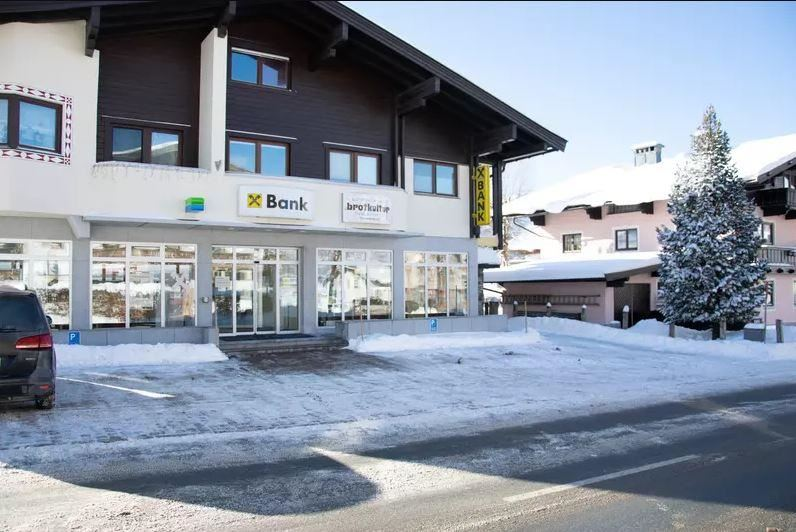
#> input picture digital_image_processing/notebooks/bank.jpeg, 796 x 532 px, found by its file name
$ jupyter execute --allow-errors point_operations.ipynb
#> lines starting #> are read from the running program, lines starting #| are printed output that depends on the picture; after the words box and inside, x2 and y2 are one past the last pixel; in counts of white or black regions, pixels touching at a corner belong together
<a href="https://colab.research.google.com/github/leinaxd/NOTES/blob/main/digital_image_processing/notebooks/point_operations.ipynb" target="_parent"></a>

[cell 1]
import matplotlib.pyplot as plt
import numpy as np
import urllib.request

[cell 2]
url = "https://github.com/leinaxd/NOTES/raw/main/digital_image_processing/notebooks/bank.jpeg"
with urllib.request.urlopen(url) as url:
    img = plt.imread(url, format='jpg')
#> img is the input picture: shape (532, 796, 3); mean R, G, B 137.7, 146.9, 160.7
plt.imshow(img)
plt.axis('off')

print(img.shape)
#| (532, 796, 3)

[cell 3]
r_mask = img[:, :, 0]
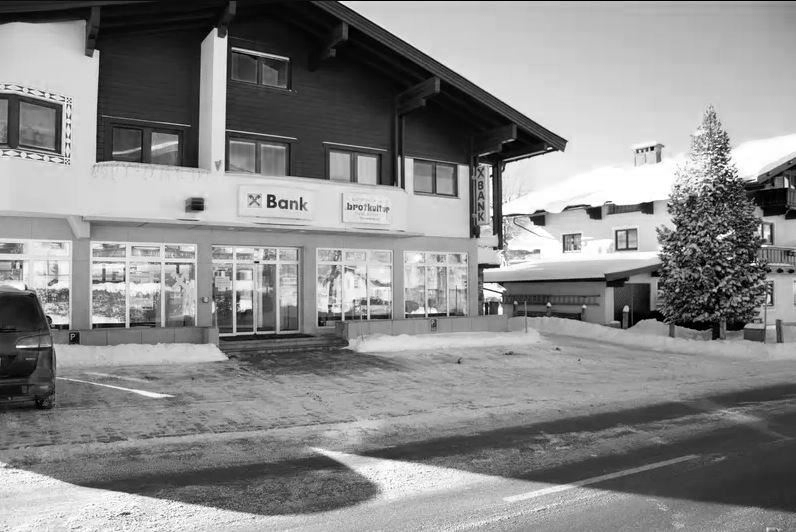
#> r_mask: shape (532, 796); min 0, max 255, mean 137.7
g_mask = img[:, :, 1]
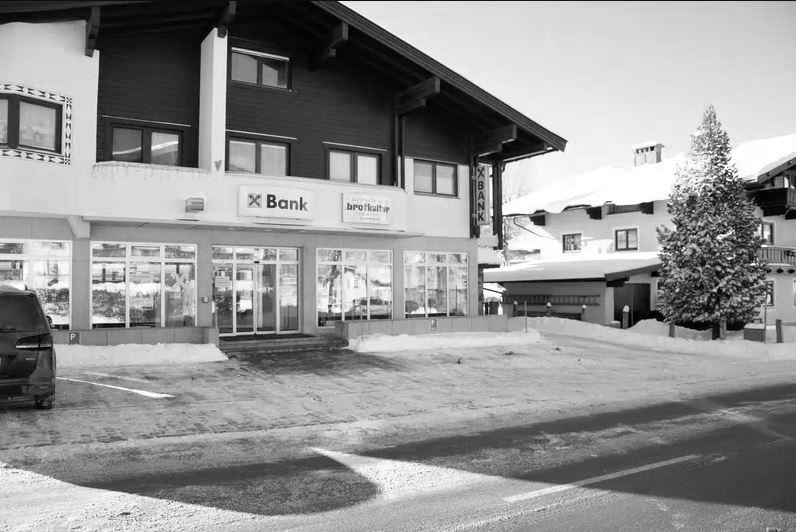
#> g_mask: shape (532, 796); min 0, max 255, mean 146.9
b_mask = img[:, :, 2]
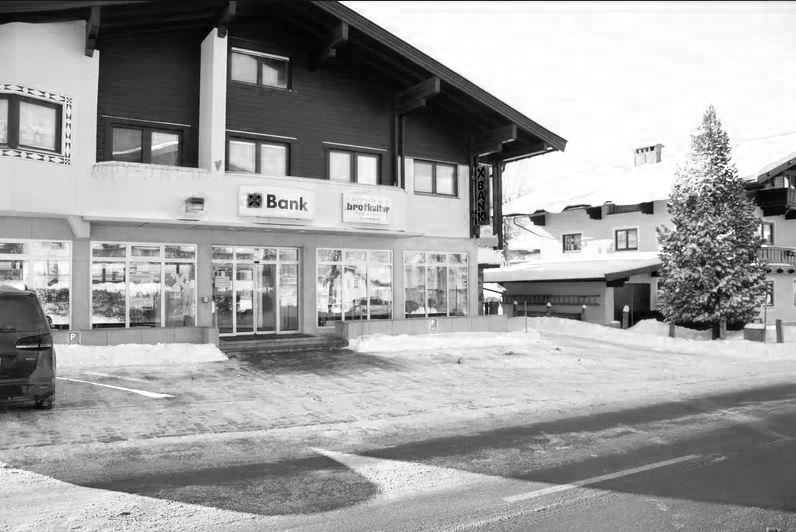
#> b_mask: shape (532, 796); min 0, max 255, mean 160.7
plt.figure()
plt.imshow(r_mask, 'gray')
plt.title('red')
plt.axis('off')
plt.figure()
plt.imshow(g_mask, 'gray')
plt.title('green')
plt.axis('off')
plt.figure()
plt.imshow(b_mask, 'gray')
plt.title('blue')
plt.axis('off');
print('split into channels')

[cell 4]
#turn image to gray
img = r_mask*0.2989 + g_mask*0.5870 + b_mask*0.1140
#> img: shape (532, 796) float64

plt.imshow(b_mask, 'gray')
plt.title('rgb2gray')
plt.axis('off');

# Histogram

[cell 5]
plt.hist(img.flatten(), bins=256, range=(0, 256));
#> figure, not shown here; tallest bar 4710 high, from x = 215 to 216

# Threshold

[cell 6]
threshold = 210
mask = img > threshold
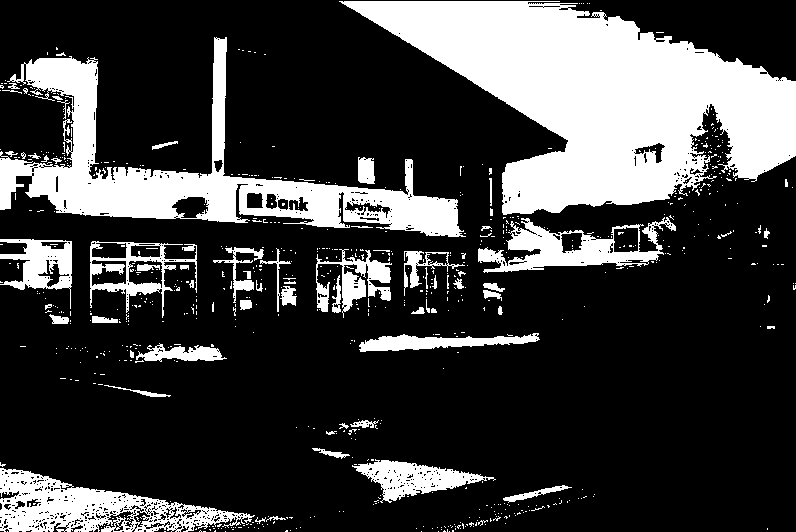
#> mask: shape (532, 796) bool; 24.5% white; 723 white regions (656 under 20 px), largest, box (x1, y1, x2, y2) and area: (339, 1, 796, 215) 50561, (0, 37, 466, 237) 22970, (0, 468, 255, 532) 7367

plt.imshow(mask, cmap='gray')
plt.axis('off');

# digital inverting

[cell 7]
plt.imshow(255-mask, cmap='gray')
plt.axis('off');
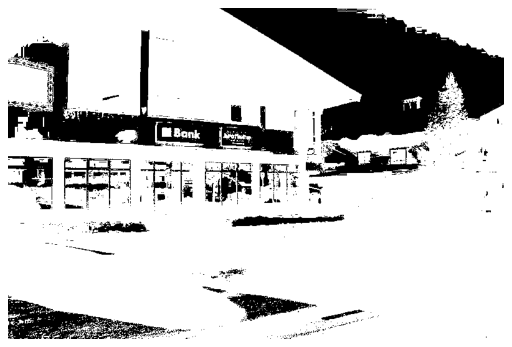
#> figure drawn by matplotlib, 1 panel

# Contrast stretching

[cell 8]
min = 210
max = 255
new_img = np.zeros_like(img)
def F(x):
    x = 255/(max-min) * (x-min)
    if x < 0: return 0
    if x > 255: return 255
    return x
for i in range(img.shape[0]):
    for j in range(img.shape[1]):
        new_img[i,j] = F(img[i,j])
#> this loop made 532 passes
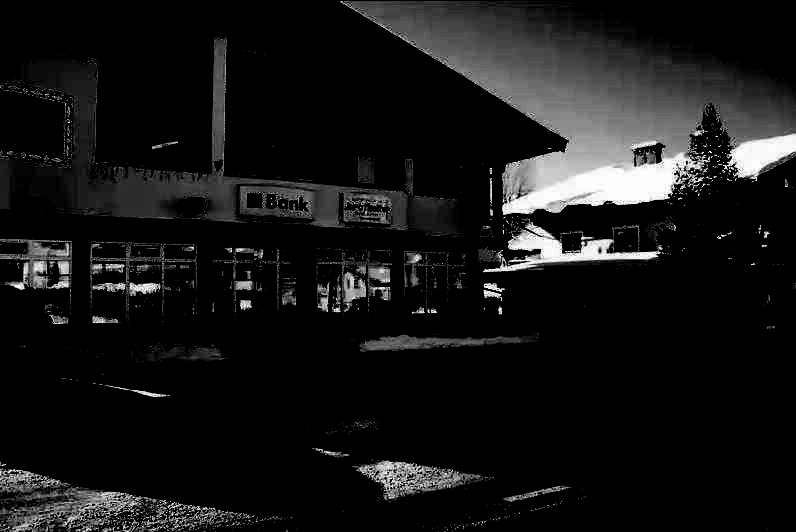
#> new_img: shape (532, 796) float64; min 0, max 254.9, mean 21.8

plt.hist(new_img.flatten(), bins=256, range=(0,256))
plt.ylim([0, 5000])
plt.figure()
plt.imshow(new_img, cmap='gray')
plt.axis('off');
#> figure, not shown here; tallest bar 320600 high, from x = 0 to 1

# Histogram equalization

sources:
https://docs.opencv.org/4.x/d5/daf/tutorial_py_histogram_equalization.html

#> (a cell that did not finish here is left out)

[cell 10]
import cv2
_img = np.uint8(img)
equ = cv2.equalizeHist(_img)
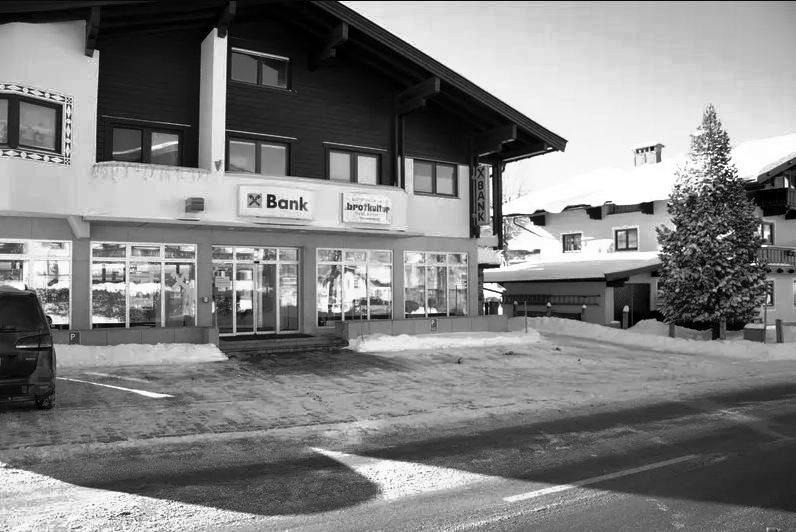
#> equ: shape (532, 796); min 0, max 255, mean 128.1
plt.hist(equ.flatten(), bins=256, range=(0,256))
plt.ylim([0, 5000])
plt.figure()
plt.imshow(equ, cmap ='gray')
plt.axis('off');
#> figure, not shown here; tallest bar 4710 high, from x = 208 to 209

# Local Operations

Avg filter: smooth_noise

[cell 11]
import cv2
_img = np.uint8(img)
k = 5
kernel= 1/k**2 *np.ones((k,k), np.float32)
new_img = cv2.filter2D(_img,-1, kernel)
plt.hist(new_img.flatten(), bins=256, range=(0,256))
plt.ylim([0, 5000])
plt.figure()
plt.imshow(new_img, cmap ='gray')
plt.axis('off');
#> figure, not shown here; tallest bar 4493 high, from x = 214 to 215

# Edge detector filter

[cell 12]
import cv2
_img = np.uint8(img)
kernel= np.array([[-1,-1,-1],[-1,8,-1],[-1,-1,-1]])

new_img = cv2.filter2D(_img,-1, kernel)
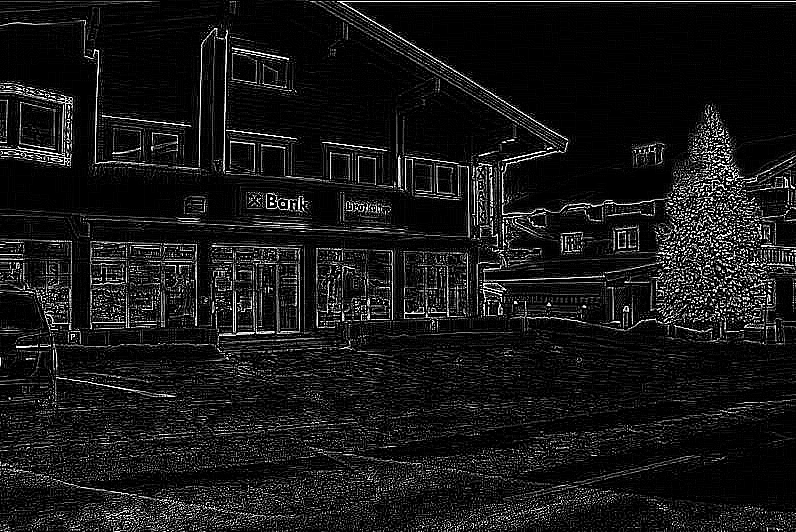
#> new_img: shape (532, 796); min 0, max 255, mean 23.4
plt.hist(new_img.flatten(), bins=256, range=(0,256))
plt.ylim([0, 5000])
plt.figure()
plt.imshow(new_img, cmap ='gray')
plt.axis('off');
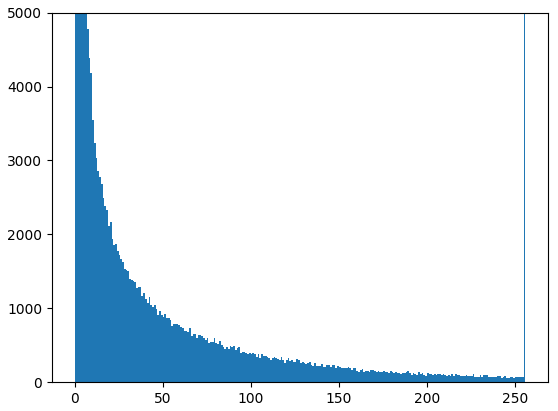
#> figure drawn by matplotlib, 1 panel; tallest bar 223830 high, from x = 0 to 1

Horizontal edge detector

[cell 13]
import cv2
_img = np.uint8(img)
kernel= np.array([[-1,-2,-1],[0, 0, 0],[1,2,1]])

new_img = cv2.filter2D(_img,-1, kernel)
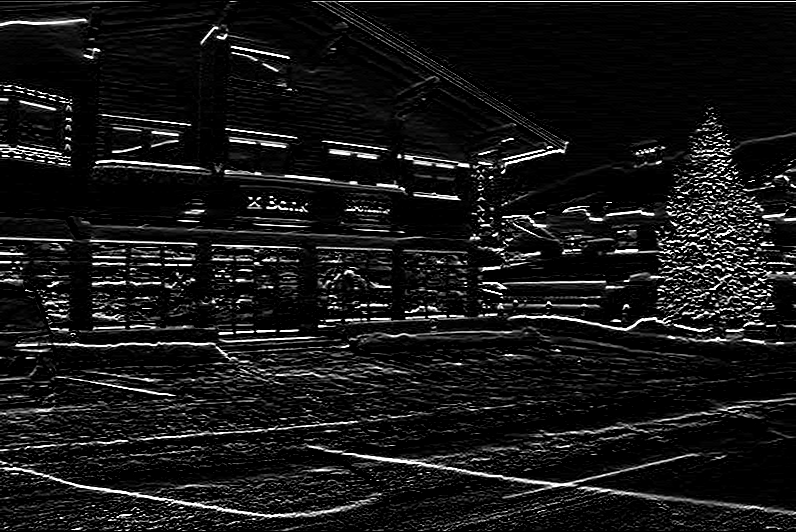
#> new_img: shape (532, 796); min 0, max 255, mean 23.1
plt.hist(new_img.flatten(), bins=256, range=(0,256))
plt.ylim([0, 5000])
plt.figure()
plt.imshow(new_img, cmap ='gray')
plt.axis('off');
#> figure, not shown here; tallest bar 211287 high, from x = 0 to 1
